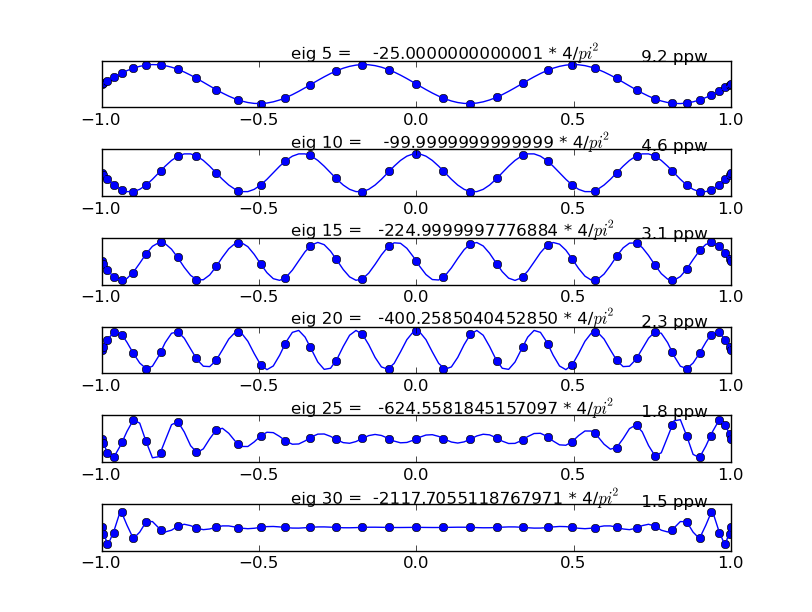

Recreate this plot in Python.
#!/usr/bin/env python
#
# Purpose:
#     Solve eigenvalue BVP using Legendre polynomials 
# Problem being solved: 
#    u_xx = lambda*u, on [-1,1]
# Boundary conditions: 
#     u(-1)=u(1)=0.
#
from pysplib import *
import numpy as np
from scipy.linalg import solve, eig
from matplotlib import pyplot as plt

n=36

# Legendre Gauss-Lobatto nodes
x,vn=zelegl(n)

# Derivative matrix for Legendre at Gauss-Lobatto nodes
D=dmlegl(n,x,vn,n)

D2=np.dot(D,D)
D2=D2[1:n,1:n]

# Get eigenvalues and right-eigenvectors using scipy.linalg.eig
# Notice: lam,V in reverse order that in Matlab where it's [V,Lam]=eig(D2)
# Also notice the difference In Matlab we get diagonal matrix lam, and here an numpy array lam!!!
lam,V=eig(D2)   
ii = np.argsort(-lam)          # sort eigenvalues
lam=lam[ii]
V=V[:,ii]

fig = plt.figure()
#fig, axes = plt.subplots(nrows=6, ncols=1)
#fig.tight_layout()
eigs=np.linspace(5,30,6)       # plot 6 eigenmodes
for j in eigs:              
    lv = np.shape(V)[0]+2
    u = np.zeros(lv)
    u[1:lv-1] = V[:,int(j)]  
    ax1 = fig.add_subplot(6,1,j/5)
    ax1.plot(x,u,'bo')
    plt.subplots_adjust(hspace = 0.9)
    xx=np.linspace(-1.,1.,100)
    uu = np.polyval(np.polyfit(x,u,n),xx)    # interpolate grid data
    ax1.text(-0.4,np.max(uu),'eig %d = %20.13f * 4/$pi^2$' %(j,lam[j-1]*4/np.pi**2) )
    ax1.text(0.7,np.max(uu),'%4.1f ppw' % (4*n/(np.pi*j)) )
    ax1.get_yaxis().set_visible(False)
    ax1.plot(xx,uu,'b')

plt.show()
